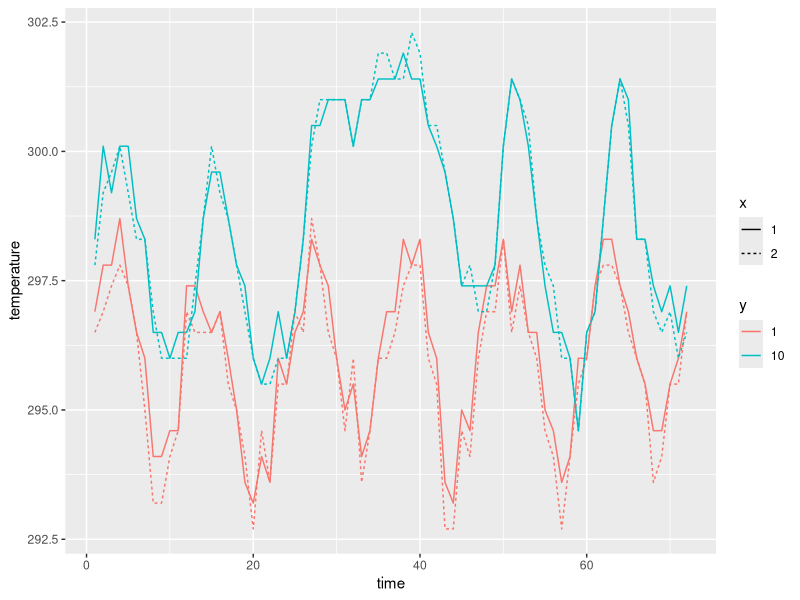
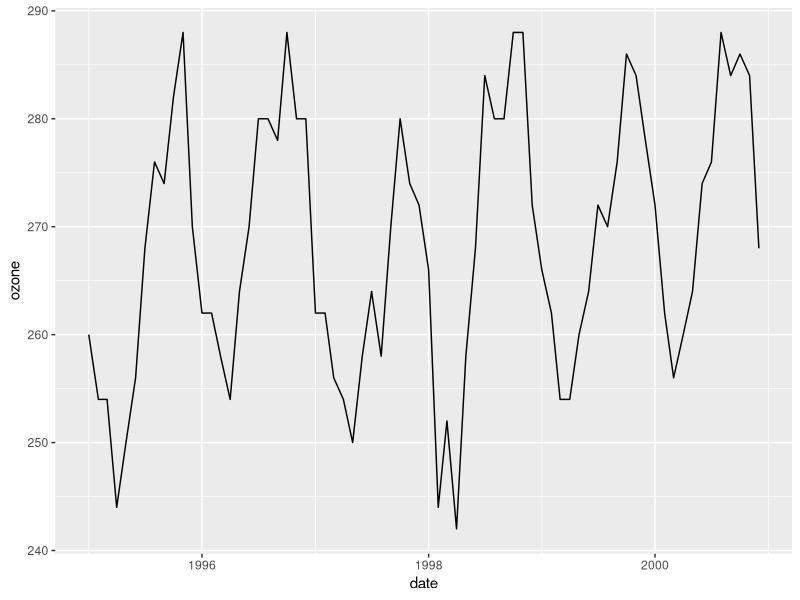
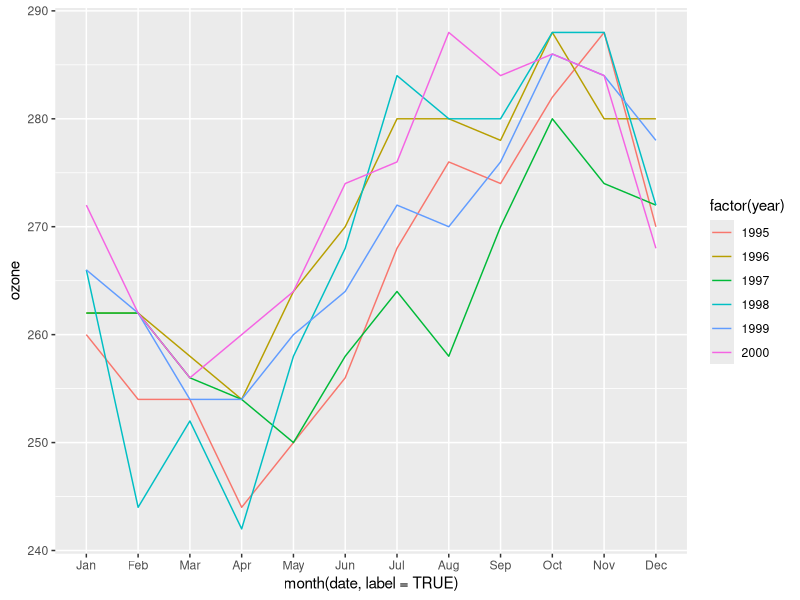
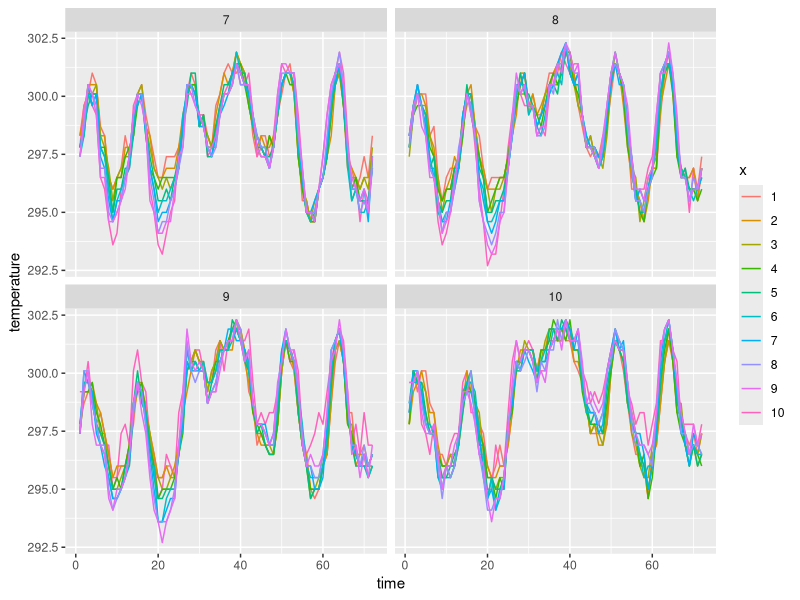
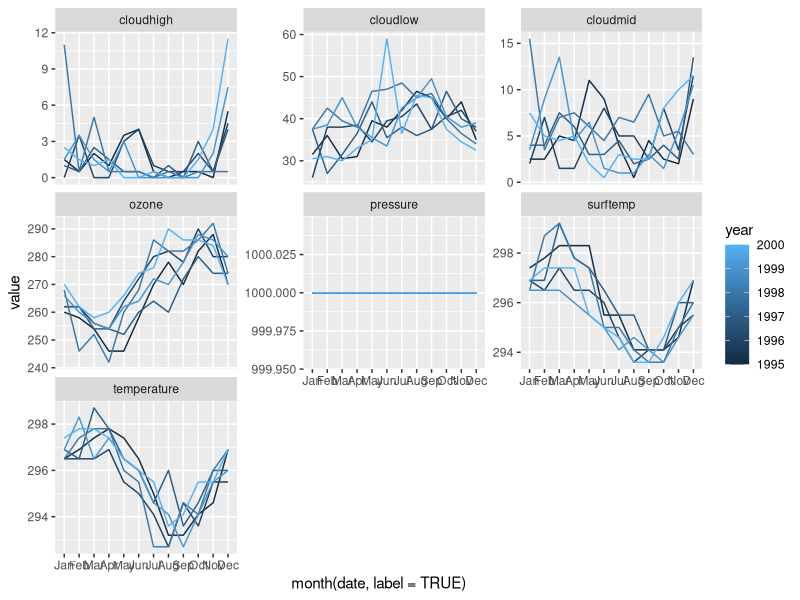

The R script that drew these images, in order: (Note: this script raises an error after producing the figures.)
## ---- chunk 1
knitr::opts_chunk$set(echo = TRUE)
## ---- chunk 2
library(tidyverse)

data(nasa, package="GGally")
## ---- chunk 3
nasa %>% filter(x %in% c(1, 2), y %in% c(1, 10)) %>% 
  mutate(y = factor(y), x = factor(x)) %>%
  ggplot(aes(x = time, y = temperature, group = id, color = y)) + 
  geom_line(aes(linetype = x))

## ---- chunk 4
nasa %>% filter(x == 1, y == 1) %>%
  ggplot(aes(x = date, y = ozone)) + geom_line()
## ---- chunk 5
library(lubridate)

nasa %>% filter(x == 1, y == 1) %>% 
  ggplot(aes(x = month(date, label = TRUE), y = ozone, group = year, color = factor(year))) + geom_line()
## ---- chunk 6
nasa %>% filter(x %in% c(1 : 10), y %in% c(7 : 10)) %>% 
  mutate(y = factor(y), x = factor(x)) %>%
  ggplot(aes(x = time, y = temperature, group = id, color = x)) + 
  geom_line() + facet_wrap(~y)
## ---- chunk 7
nasa %>% gather(key = variable, value = value, 7 : 13) %>%
  filter(x == 2, y == 1) %>% 
  ggplot(aes(x = month(date, label = TRUE), y = value, group = year, color = year)) + 
  geom_line() + facet_wrap(~variable, scales = "free_y")
## ---- chunk 8
data(box, package="classdata")

box_summary = box %>% group_by(Movie, Distributor) %>%
  summarise(Gross.final.1 = max(Total.Gross),
            Gross.final.2 = Total.Gross[which.max(Week)],
            Gross.initial.1 = min(Total.Gross),
            Gross.initial.2 = Total.Gross[which.min(Week)],
            Max.Thtrs = max(Thtrs.),
            date.last = max(Date),
            week.count = max(Week)) %>%
  mutate(Gross.final.diff = Gross.final.1 - Gross.final.2,
         Gross.initial.diff = Gross.initial.1 - Gross.initial.2)

box_summary1 = box_summary %>% filter(Gross.final.diff == 0,
                                      Gross.initial.diff == 0,
                                      Max.Thtrs > 100,
                                      week.count < 30)

name.clean = box_summary1$Movie

box1 = box %>% filter(Movie %in% name.clean)
## ---- chunk 9
box_summary2 = box_summary1 %>% arrange(desc(Gross.final.1))
box_summary2 = box_summary2[1 : 3, ]

box1 %>% ggplot(aes(x = Date, y = Total.Gross, 
                    group = interaction(Movie, Distributor))) + geom_line() +
  geom_text(aes(x = date.last - 500, y = Gross.final.1, label = Movie, color = Movie), 
            data = box_summary2)
## ---- chunk 10
box1 %>% ggplot(aes(x = Date, y = Total.Gross, 
                    group = interaction(Movie, Distributor))) + geom_line() +
  geom_text(aes(x = date.last, y = Gross.final.1, label = Movie), 
            data = box_summary1 %>% filter(Gross.final.1 >= 368049635) )
## ---- chunk 11
box1 %>% ggplot(aes(x = Date, y = Total.Gross, 
                    group = interaction(Movie, Distributor))) + geom_line() +
  ggrepel::geom_text_repel(aes(x = date.last, y = Gross.final.1, label = Movie), 
            data = box_summary1 %>% filter(Gross.final.1 >= 368049635),
            colour="grey50")
## ---- chunk 12
nasa.1 = nasa %>% filter(id == "1-10") %>% 
  filter(temperature == max(temperature))

nasa %>% filter(id == "1-1") %>% 
  ggplot(aes(x = time, y= temperature)) + geom_point() +
  geom_smooth(method="loess", span = 0.25) + 
  geom_point(data = nasa %>% filter(id == "1-10"), 
             aes(x = time, y= temperature), 
             shape = 2, col = 2) + 
  geom_smooth(data = nasa %>% filter(id == "1-10"), 
             aes(x = time, y= temperature), 
             method="loess", span = 0.25, col = 2) + 
  geom_text(data = nasa.1, aes(x = time, y = temperature + 0.5, label = temperature), col = "grey50", size = 2.5)
## ---- chunk 13
nasa.2 = nasa %>% filter(id == "1-1") %>% 
  mutate(season = "winter") %>%
  mutate(season = replace(season, month %in% c(6, 7, 8), "summer")) %>%
  mutate(season = replace(season, month %in% c(3, 4, 5), "spring")) %>%
  mutate(season = replace(season, month %in% c(9, 10, 11), "fall"))

nasa %>% filter(id == "1-1") %>%
  ggplot(aes(x = time, y= temperature)) + geom_point() +
  geom_smooth(method="loess", span = 0.25) +
  geom_text(aes(x = time, y = temperature + 0.2, label = temperature, colour = season), 
            data = nasa.2, size = 2.5)
## ---- chunk 14
nasa %>% filter(id %in% c("1-1", "1-10")) %>%
  ggplot(aes(x = time, y= temperature, group = id)) + geom_point(aes(colour=id)) +
  geom_smooth(method="loess", span = 0.25) +
  geom_text(aes(x = time, y= temperature, label=id), 
            data = nasa %>% filter(id %in% c("1-1", "1-10"), time == 50))
## ---- chunk 15
library(maps)

states = map_data("state")

states %>% ggplot(aes(x = long, y = lat)) + geom_point()

states %>% ggplot(aes(x = long, y = lat)) + geom_path(aes(group = group))

